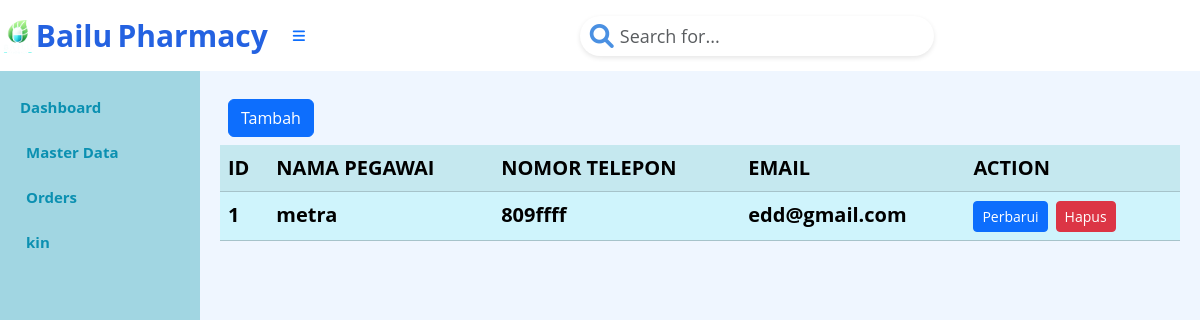
The page /index.php?page=pegawai (signed in) on the database its author committed.
### tables this page shows
CREATE TABLE `tb_pegawai` (
  `Id_pegawai` int(3) NOT NULL AUTO_INCREMENT,
  `Nama_pegawai` varchar(15) NOT NULL,
  `No_tlp` varchar(15) NOT NULL,
  `email` varchar(15) NOT NULL,
  `Nip` varchar(10) NOT NULL,
  `passwd` varchar(10) NOT NULL,
  PRIMARY KEY (`Id_pegawai`)
);

### pegawai.php (the view, shortened to what this page needs)
<div class="d-grid gap-2 p-2 d-md-flex justify-content-md">
    <a class="btn btn-primary me-md-2" href="index.php?page=pegawai.form&action=add" role="button">Tambah</a>
</div>
<?php
$mysqli = new mysqli("localhost", "root", "", "apotek");
$result = $mysqli->query("SELECT * from tb_pegawai");
?>
<table class="table table-info table-striped">
    <tr>
        <th>ID</th>
        <th>NAMA PEGAWAI </th>
        <th>NOMOR TELEPON</th>
        <th>EMAIL</th>
        <th>ACTION</th>
    </tr>
    <?php
    foreach ($result as $row) {
        echo "<tr>";
        echo "<td>";
        echo $row['Id_pegawai'];
        echo "</td>";
        echo "<td>";
        echo $row['Nama_pegawai'];
        echo "</td>";
        echo "<td>";
        echo $row['No_tlp'];
        echo "</td>";
        echo "<td>";
        echo $row['email'];
        echo "</td>";
        echo "<td>";
        echo "<a class='btn btn-primary me-md-2 btn-sm' href='index.php?page=pegawai.form&Id_pegawai=" . $row['Id_pegawai'] . "&action=edit'>Perbarui</a>";
        echo "<form action='pegawai.action.php' method='POST' style ='display:inline;'>";
        echo "<button type='submit' class='btn btn-danger me-md-2 btn-sm' onclick='return confirm(\"Ingin menghapus data ini?\");'>Hapus</button>";
        echo "</form>";
        echo "</td>";
        echo "</tr>";
    }
    ?>
</table>

### index.php (style rules this page uses)
body { background-color: #EFF6FF; font-family: 'Open Sans', sans-serif; font-weight: bold; font-size: 20px; color: #0B90B1; }

### rows shown on the page
tb_pegawai: Id_pegawai "1", Nama_pegawai "metra", No_tlp "809ffff", email "edd@gmail.com"

### other values the page prints
$_SESSION['username'] "kin"
